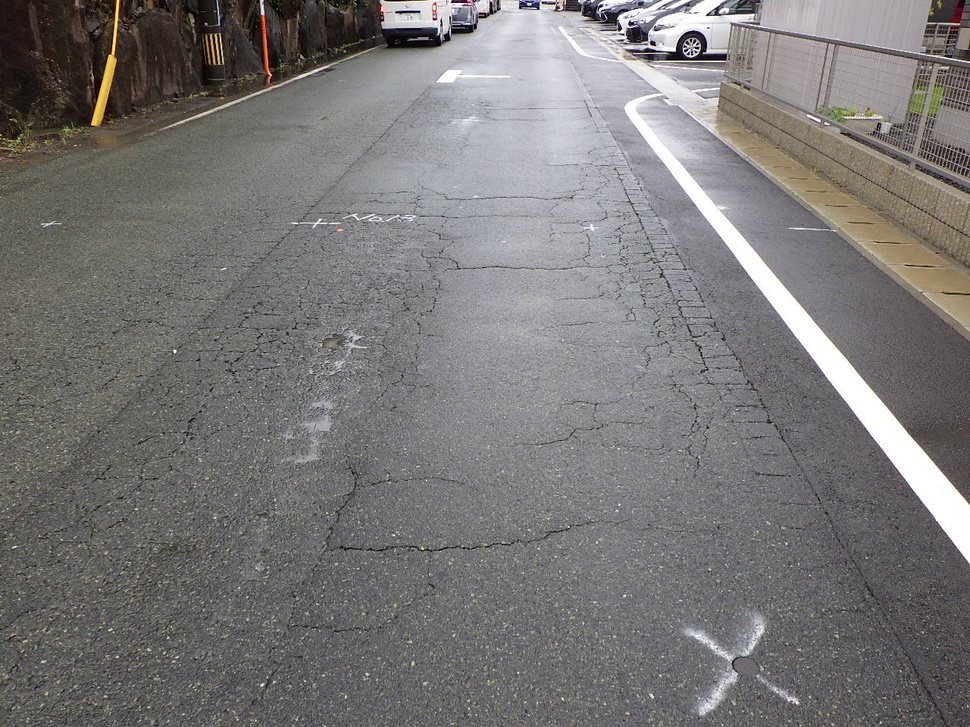
#> input picture RIMG0406.JPG, 970 x 727 px, shrunk from 1280 x 960 before the run
$ python -i crack_detector.py   (imports and definitions only)   (older library calls are emulated)
#> lines starting #> are read from the running program, lines starting #| are printed output that depends on the picture; after the words box and inside, x2 and y2 are one past the last pixel; in counts of white or black regions, pixels touching at a corner belong together
#> further down, picture is the input picture: shape (727, 970, 3); mean B, G, R 118.2, 119, 120.8
import cv2
import numpy as np

def detect_and_update_image(gc, cv2):
    method = "canny"  # edge detection method, could be configurable
    threshold1 = 25
    threshold2 = 50

    cracked_image = detect_cracks(gc.transformed_image.copy(), method, threshold1, threshold2, gc.clip_limit )
    gc.cracked_image = cracked_image

    gc.set_final_dst( gc.draw_grid(cv2), stage="cracked")
    cv2.imshow('Transformed', gc.get_final_dst())

def enhance_contrast(image, clip_limit, brightness_increase=50):
    # 画像をグレースケールに変換
#> called with clip_limit = 5, brightness_increase = 50
    gray = cv2.cvtColor(image, cv2.COLOR_BGR2GRAY)
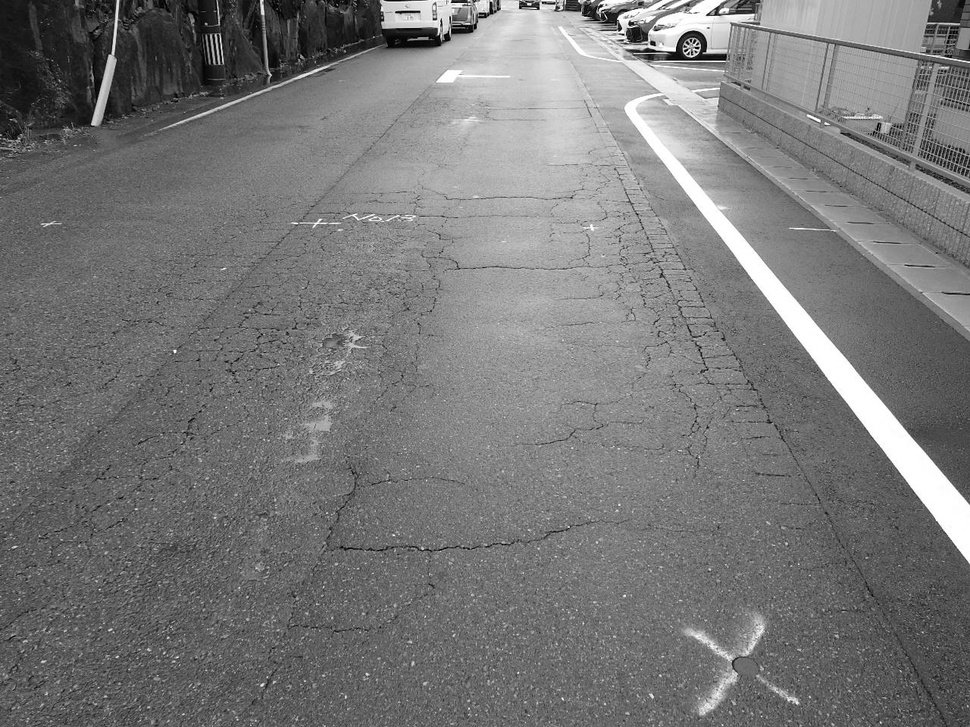
#> gray: shape (727, 970); min 0, max 255, mean 119.4

    # CLAHEオブジェクトを作成、clipLimitを高く設定
    clahe = cv2.createCLAHE(clipLimit=clip_limit, tileGridSize=(8, 8))

    kernel_size = 5
    # ガウシアンフィルタを適用してノイズを除去
    blurred = cv2.GaussianBlur(gray, (kernel_size, kernel_size), 0)

    # CLAHEを適用してコントラストを強化
    enhanced = clahe.apply(gray)
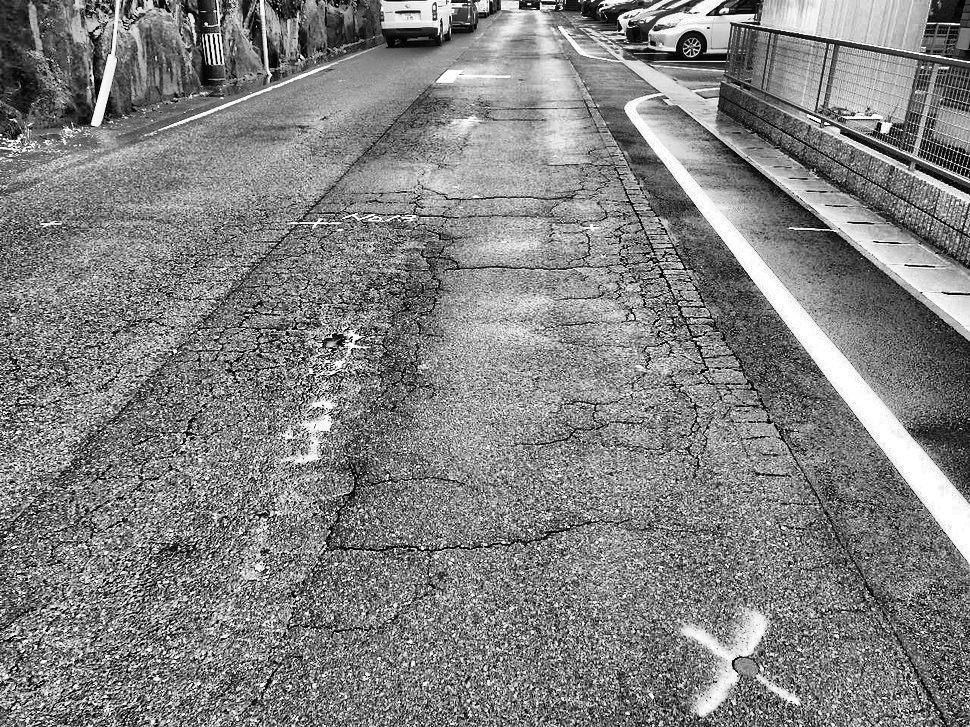
#> enhanced: shape (727, 970); min 0, max 255, mean 129.7

    # 明るさを上げる
    brightened = cv2.add(enhanced, np.full(enhanced.shape, brightness_increase, dtype=enhanced.dtype))
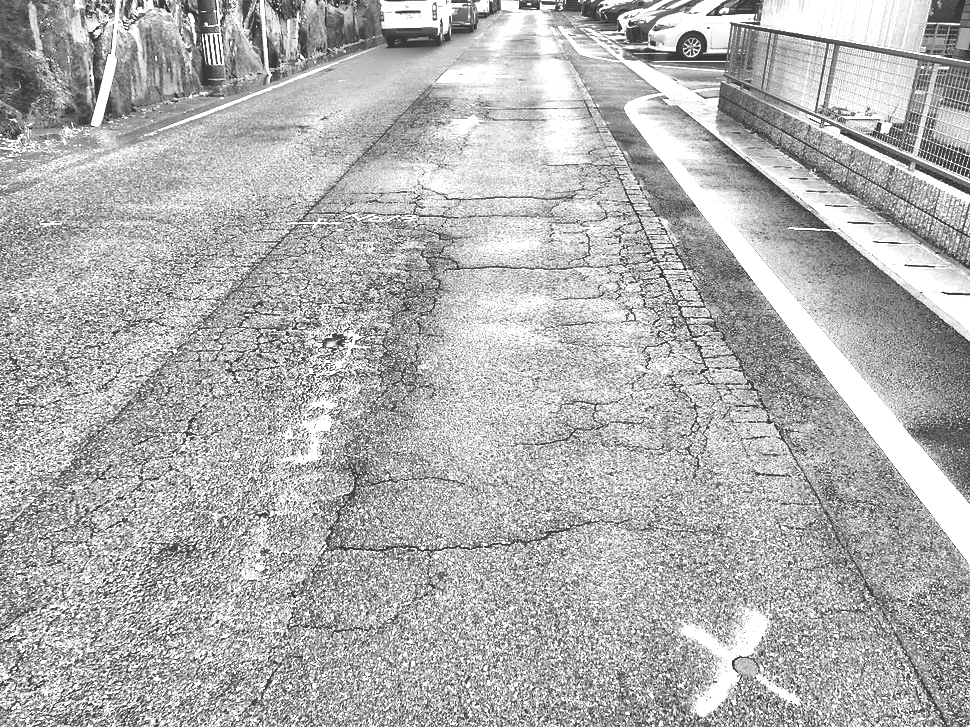
#> brightened: shape (727, 970); min 50, max 255, mean 176.8

    # グレースケール画像を3次元に変換して返す
    return cv2.cvtColor(blurred, cv2.COLOR_GRAY2BGR)

def detect_edges(image, method='canny', threshold1=100, threshold2=200):
#> called with method = 'canny', threshold1 = 100, threshold2 = 200
    if method == 'canny':
        edges = cv2.Canny(image, threshold1, threshold2)
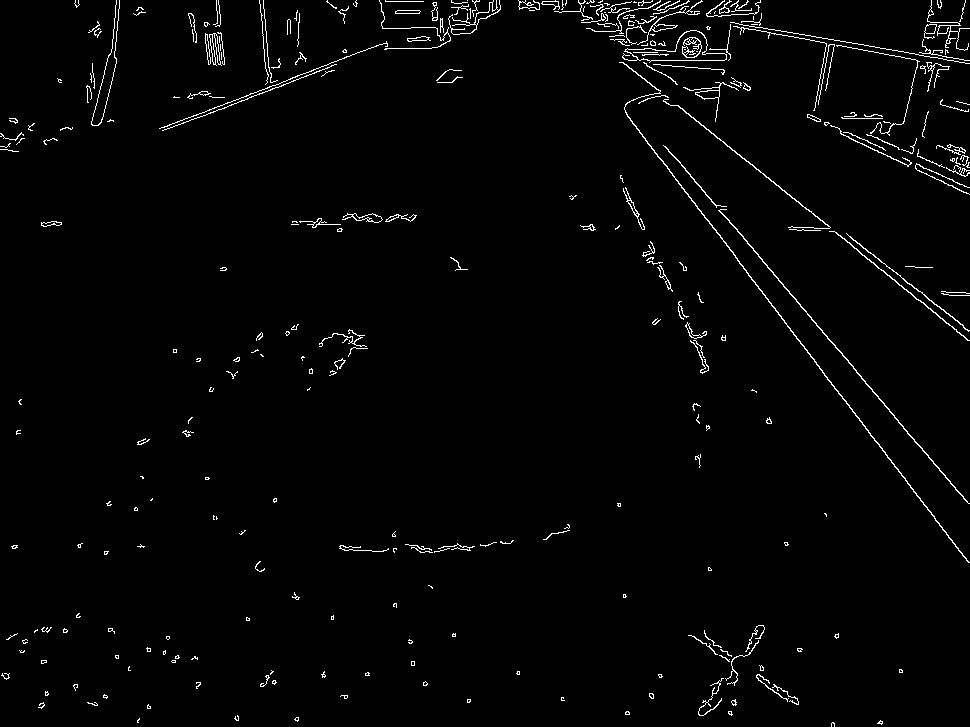
#> edges: shape (727, 970); 1.9% white in thin lines or dots
    elif method == 'sobel':
        sobelx = cv2.Sobel(image, cv2.CV_64F, 1, 0, ksize=5)
        sobely = cv2.Sobel(image, cv2.CV_64F, 0, 1, ksize=5)
        sobel_combined = cv2.sqrt(sobelx ** 2 + sobely ** 2)
        edges = cv2.convertScaleAbs(sobel_combined)
    elif method == 'laplacian':
        edges = cv2.Laplacian(image, cv2.CV_64F)
        edges = cv2.convertScaleAbs(edges)
    else:
        raise ValueError(f"Unknown edge detection method: {method}")
    return edges

def detect_cracks(image, method='canny', threshold1=100, threshold2=200, clip_limit=5.0):
    color = (0,150,250)
    enhanced = enhance_contrast(image, clip_limit)
    edges = detect_edges(enhanced, method, threshold1, threshold2)

    if len(edges.shape) == 3:
        edges = cv2.cvtColor(edges, cv2.COLOR_BGR2GRAY)

    if edges.dtype != np.uint8:
        edges = cv2.convertScaleAbs(edges)

    contours, _ = cv2.findContours(edges, cv2.RETR_TREE, cv2.CHAIN_APPROX_SIMPLE)
#> contours = 415 contours, 350 with area under 20; largest, box (x1, y1, x2, y2) and area: (622, 30, 727, 63) 1404, (625, 30, 727, 62) 1372, (619, 62, 970, 563) 374, (718, 209, 970, 504) 248, (448, 0, 501, 35) 171
    crack_area = 0
    for contour in contours:
        area = cv2.contourArea(contour)
        if area > 10:
            cv2.drawContours(image, [contour], -1, color, 1)
            crack_area += area * 10
#> this loop made 415 passes
#> (area, crack_area) on passes 36, 39, 75, 182, 184, 185, 193, 200, 201, 206, 210, 211: (29.5, 1475), (26.5, 1860), (22.5, 2880), (28.5, 5230), (66, 5890), (52.5, 6415), (35.5, 6885), (79.5, 7990), (105, 9040), (22.5, 9380), (60.5, 10115), (54, 10655)
#> area on pass 221: 75
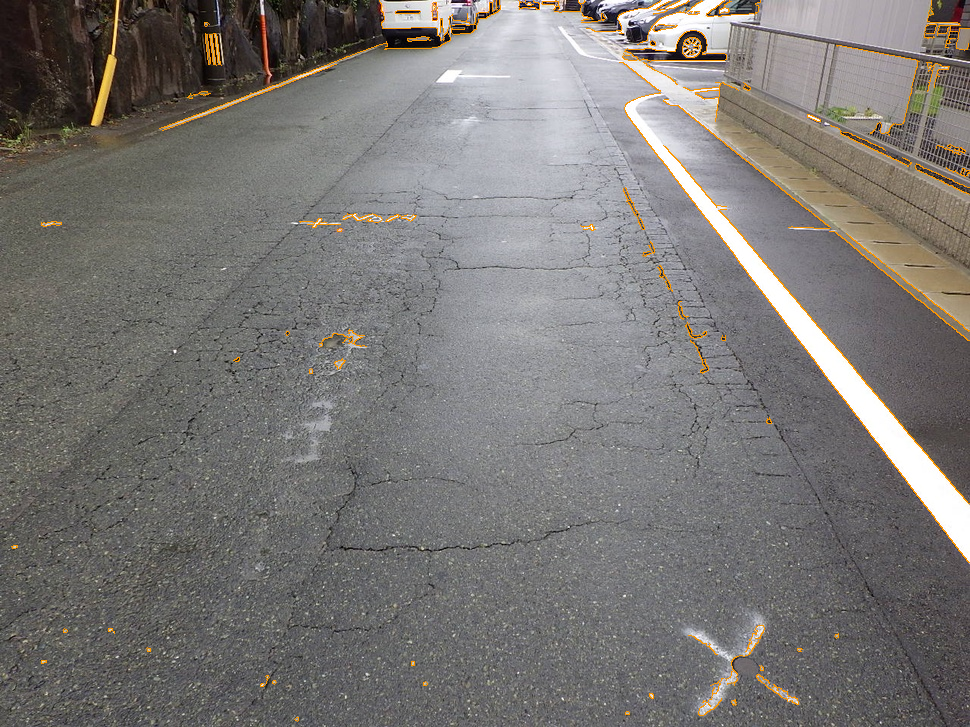
#> image: shape (727, 970, 3); mean B, G, R 116.6, 119.1, 122
#> after the loop, crack_area = 80385

    total_area = image.shape[0] * image.shape[1]
#> total_area = 705190
    crack_percentage = (crack_area / total_area) * 100
#> crack_percentage = 11.4

    # クラック面積の割合を画像に描画
    text = f" total_area: {total_area:.1f} crack_area: {crack_area:.1f} / {crack_percentage:.1f}%"
    font = cv2.FONT_HERSHEY_SIMPLEX
#> font = 0
    font_scale = 0.5
    font_thickness = 2
    text_size, _ = cv2.getTextSize(text, font, font_scale, font_thickness)
#> text_size = (422, 12)
    text_x = 10
    text_y = 30
    text_color = (0, 0, 0)
    cv2.putText(image, text, (text_x, text_y), font, font_scale, text_color, font_thickness)
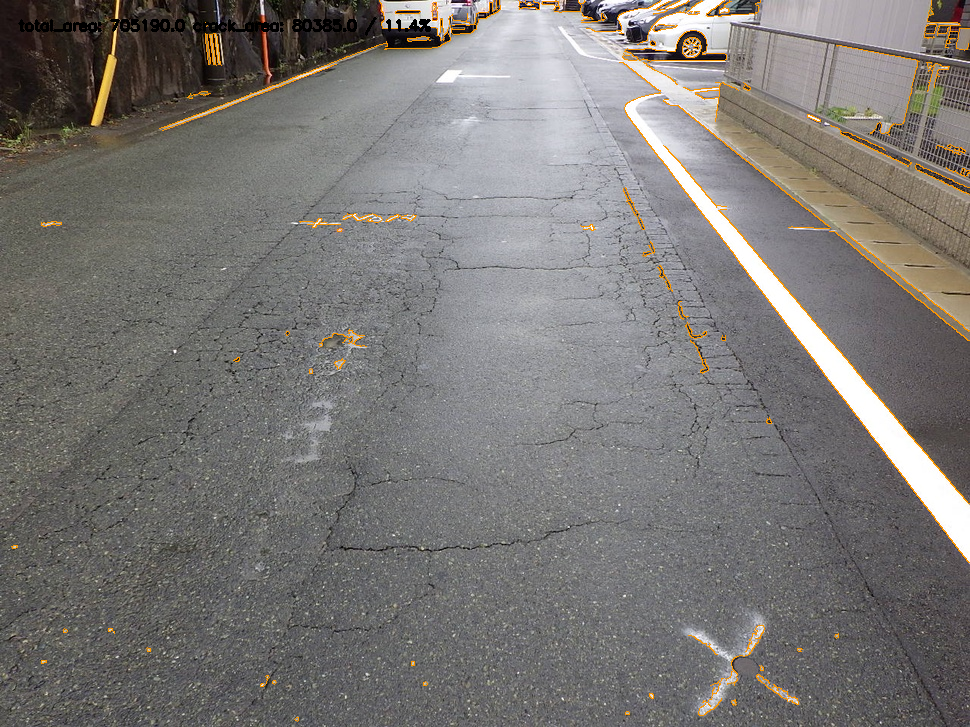
#> image: shape (727, 970, 3); 0.36% of pixels changed, all inside (x1, y1, x2, y2) = (18, 17, 431, 36)

    return image

>>> import cv2
>>> picture = cv2.imread('RIMG0406.JPG')
>>> result = detect_cracks(picture)
